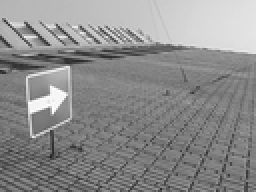
%> input picture МОЦОС_lab3/var2.png, 128 x 96 px, shrunk from 700 x 525 before the run (shown 2 times larger)
$ octave lab3_task5.m   (GNU Octave 9; MATLAB toolbox functions it lacks are replaced by stand-ins)
%> lines starting %> are read from the running program, lines starting %| are printed output that depends on the picture
### МОЦОС_lab3/Funct.m
function res = Funct(vw,trans_proc,bandwidth,suppr_band,M)
%> called with trans_proc = [0.717 0.0963], bandwidth = [0 1.3], suppr_band = [1.52 3.14], M = 23
A = zeros(M + 1);
tempK = K3(vw,trans_proc,bandwidth,suppr_band);
for j = 0:M
    Y(j + 1) = tempK(j + 1);
    for k = 0:M
        A(j + 1,k + 1) = cos(vw(j + 1)*k);
    end
end
a = A\Y';
F = @(w)0;
for k = 0:M
    F = @(w)F(w) + a(k + 1) .* cos(w.*k);
end
K = @(w)abs(F(w)) - K3(w,trans_proc,bandwidth,suppr_band);
res = max(abs(K(vw)));
end

### МОЦОС_lab3/Filter_synth.m
function [a, res] = Filter_synth(bandwidth,suppr_band,M)
bandwidth(2) = bandwidth(2) + 0.015*pi;
suppr_band(1) = suppr_band(1) - 0.015*pi;
st = pi/M;
vw = 0:st:pi;
n = find((mod(vw,2*pi) > bandwidth(2)) & (mod(vw,2*pi) < suppr_band(1)));
k = -1/(suppr_band(1) - bandwidth(2));
b = 1 - bandwidth(2)*k;
y = @(x)k.*x + b;
f = @(tr_proc)Funct(vw,tr_proc(1:length(n)),bandwidth,suppr_band,M);
opt = fminsearch(f,y(vw(n(1):n(end))));
tempK = K3(vw,opt,bandwidth,suppr_band);
for j = 0:M
    Y(j + 1) = tempK(j + 1);
    for k = 0:M
        A(j + 1,k + 1) = cos(vw(j + 1)*k);
    end
end
a = A\Y';
K = @(w)0;
for k = 0:M
    K = @(w)K(w) + a(k + 1) .* cos(w.*k);
end
K = @(w)abs(exp(-1i .* w .* M) .* K(w));
res = K;
end

### МОЦОС_lab3/K3.m
function res = K3(w,trans_proc,bandwidth,suppr_band)
res = double((mod(w,2*pi) >= bandwidth(1)) & (mod(w,2*pi) <= bandwidth(2)));
n = find((mod(w,2*pi) > bandwidth(2)) & (mod(w,2*pi) < suppr_band(1)));
res(n(1):n(end)) = trans_proc;
end

### МОЦОС_lab3/lab3_task5.m
clear
close all
clc
M = 23;
[a,~] = Filter_synth([0 0.4*pi],[0.5*pi pi],M);
h = zeros(1,2*M + 1);
h(M + 1) = a(1);
h(M:-1:1) = a(2:M + 1) ./ 2;
h(M + 2:2*M + 1) = h(M:-1:1);
%%
im = imread('var2.png');
%> im is the input picture: size 96x128x3 uint8; min 33, max 255, mean 140.4
figure
imshow(im)
title('Исходное изображение')
rows = size(im,1);
%> rows = 96
columns = size(im,2);
%> columns = 128
im2 = zeros(rows + M,columns + M);
im2(1:rows,1:columns,:) = double(im(:,:,1));
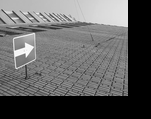
%> im2: size 119x151 double; min 0, max 255, mean 96
im3 = zeros(rows + M,columns + M);
%%
h = [h zeros(1,columns - length(h) + M)];
for i = 1:rows + M
    y = zeros(1,columns + M);
    for n = 0:columns - 1 + M
        for m = 0:n
            y(n + 1) = y(n + 1) + h(m + 1) .* im2(i,n - m + 1);
        end
    end
    im3(i,:) = y;
end
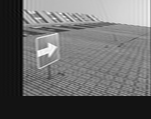
%> im3: size 119x151 double; min -21.61, max 263.3, mean 95.9; drawn with min black and max white
%> after the loop, y = 151 values from 0 to 0
im2(:,:,:) = im3(:,:);
clear y
%> (the run ends here)
